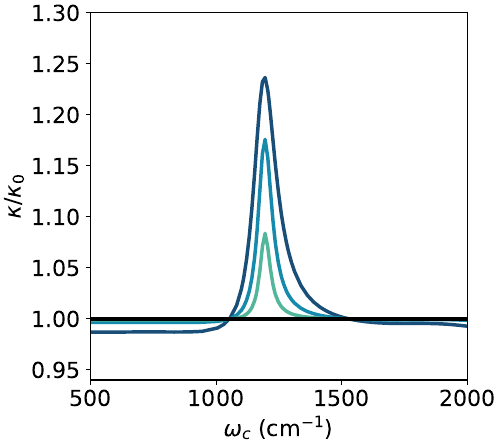

The script that saved this image:
import numpy as np
import matplotlib.pyplot as plt
plt.rcParams.update({'font.size': 16})

eV = 1.0 / 27.2114
cmn1 = 1.0/219474.63



width= 5
aspect_ratio= 1.12
fig_size = (width, width / aspect_ratio)
plt.figure(figsize=fig_size, constrained_layout=True)

color = ['#ef5777', '#48dbfb', '#8854d0', '#079992', '#e58e26',"#ff9ff3"]

def plot_curve(filename, label, scalefactor, c = 'black'):
    data = np.genfromtxt(filename)
    plt.plot(data[:, 0], data[:, 2]/scalefactor, label = label, c = c, lw = 2.5)
fold = "."

data_no_cav = np.genfromtxt(f"S10b_1000_no_cavity.out")
plt.xlim(500, 2000)
plt.xlabel(r'$\omega_c$ $(\mathrm{cm}^{-1})$')
plt.ylabel(r'$\kappa /\kappa_0$')



plot_curve(f"{fold}/S10b_0.005.out", r'$\eta_c=5\times10^{-3}$', data_no_cav[0, 4], '#184E77')
plot_curve(f"{fold}/S10b_0.0025.out", r'$2.5\times10^{-3}$', data_no_cav[0, 4], c ='#168AAD')
plot_curve(f"{fold}/S10b_0.00125.out", r'$1.25\times10^{-3}$', data_no_cav[0, 4], c = '#52B69A')
#plt.legend()
plt.plot([500, 2000], [1, 1], 'k', lw = 3, label='no cavity')



plt.ylim(0.94,1.3)
 
plt.savefig('S10b.pdf')